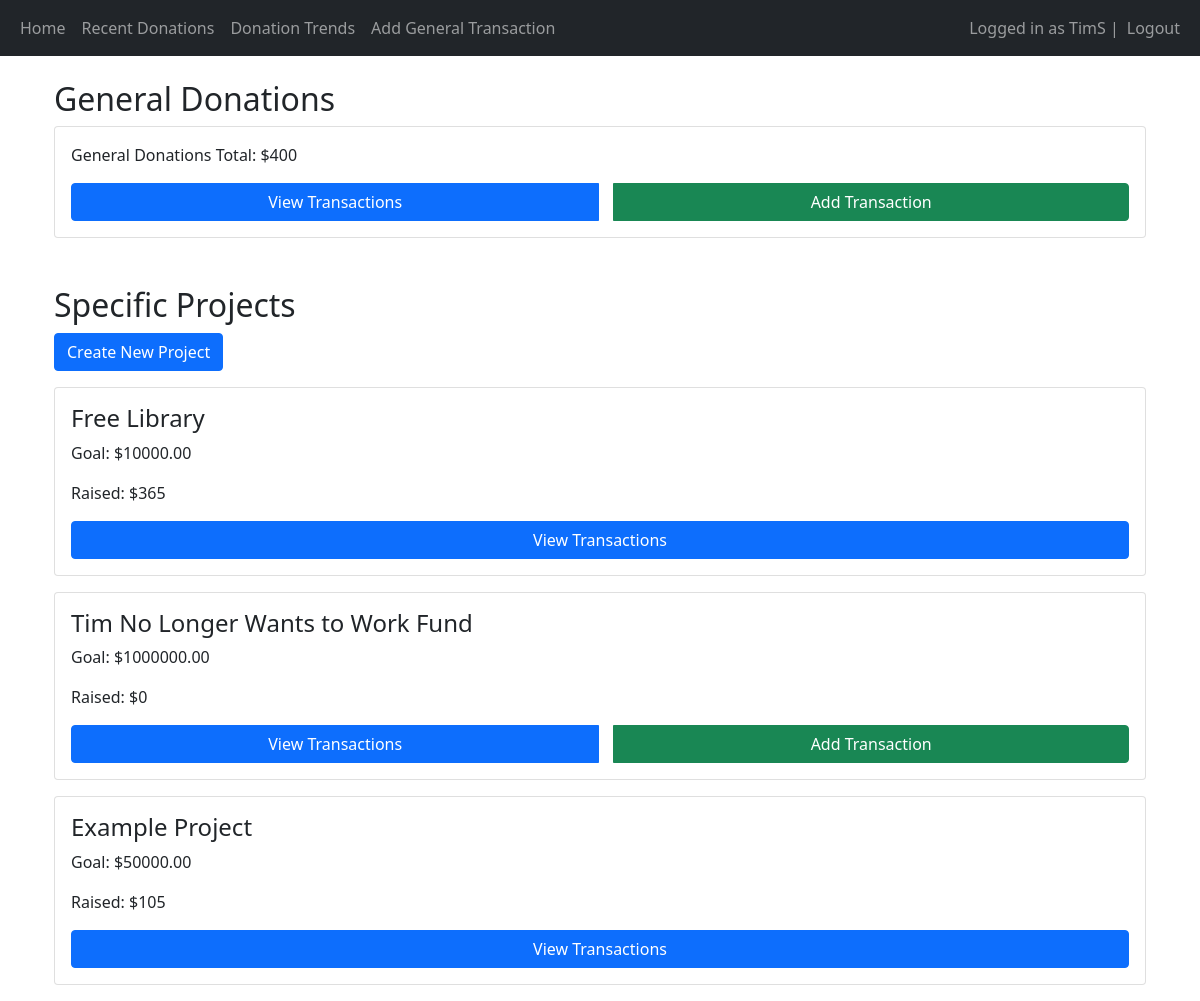
/ (signed in), run on the app's committed database.
### main/models.py (models this page shows, shortened)
class Project(models.Model):
    name = models.CharField(max_length=100)
    start_date = models.DateField()
    end_date = models.DateField()
    goal_amount = models.DecimalField(max_digits=10, decimal_places=2)
    description = models.TextField(null=True, blank=True)
    owner = models.ForeignKey(User, on_delete=models.CASCADE)

### main/views.py (the view)
# urls.py: path('', views.home, name='home'),
def home(request):
    general_total = Transaction.objects.filter(fund="general").aggregate(Sum('amount'))['amount__sum'] or 0
    projects = Project.objects.all()
    project_data = []
    for project in projects:
        total_raised = project.transactions.aggregate(Sum('amount'))['amount__sum'] or 0
        project_data.append({
            'project': project,
            'total_raised': total_raised,
            'is_owner': project.owner ==request.user
        })
    return render(request, 'main/home.html', {
        'general_total': general_total,
        'project_data': project_data
    })

### main/templates/main/home.html (shortened to what this page needs)
{% extends 'main/base.html' %}
{% block content %}
<div class="container mt-4">
    <h2>General Donations</h2>
    <div class="card p-3">
        <p>General Donations Total: ${{ general_total }}</p>
        <div class="btn-group">
            <a href="{% url 'view_general_transactions' %}" class="btn btn-primary">View Transactions</a>
            <a href="{% url 'add_general_transaction' %}" class="btn btn-success">Add Transaction</a>
        </div>
    </div>
    <h2 class="mt-5">Specific Projects</h2>
    <a href="{% url 'create_project' %}" class="btn btn-primary mb-3">Create New Project</a>
    {% for data in project_data %}
    <div class="card p-3 mb-3">
        <h4>{{ data.project.name }}</h4>
        <p>Goal: ${{ data.project.goal_amount }}</p>
        <p>Raised: ${{ data.total_raised }}</p>
        <div class="btn-group">
            <a href="{% url 'view_project_transactions' data.project.id %}" class="btn btn-primary">View Transactions</a>
            {% if data.is_owner %}
            <a href="{% url 'add_project_transaction' data.project.id %}" class="btn btn-success">Add Transaction</a>
            {% endif %}
        </div>
    </div>
    {% endfor %}
</div>
{% endblock %}

### main/templates/main/base.html (shortened to what this page needs)
<!DOCTYPE html>
<html lang="en">
<head>
    <link href="https://cdn.jsdelivr.net/npm/bootstrap@5.1.3/dist/css/bootstrap.min.css" rel="stylesheet">
</head>
<body>
    <nav class="navbar navbar-expand-lg navbar-dark bg-dark">
        <div class="container-fluid">
            <div>
                <ul class="navbar-nav">
                    <li class="nav-item">
                        <a class="nav-link" href="/home">Home</a>
                    </li>
                    <li class="nav-item">
                        <a class="nav-link" href="/donations">Recent Donations</a>
                    </li>
                    <li class="nav-item">
                        <a class="nav-link" href="/trends">Donation Trends</a>
                    </li>
                    <li class="nav-item">
                        <a class="nav-link" href="{% url 'add_general_transaction' %}">Add General Transaction</a>
                    </li>
                </ul>
            </div>
            <div>
                <ul class="navbar-nav">
                    {% if user.is_authenticated %}
                    <span class="navbar-text">Logged in as {{ user.username }} | </span>
                    <li class="nav-item">
                        <a class="nav-link" href="/logout">Logout</a>
                    </li>
                    {% else %}
                    <li class="nav-item">
                        <a class="nav-link" href="/login">Login</a>
                    </li>
                    {% endif %}
                </ul>
            </div>
        </div>
    </nav>
    <div class="container">
        {% block content %}{% endblock %}
    </div>
</body>
</html>

### main/templates/main/base.html (style rules this page uses)
.btn-group { display: flex; gap: 15px; justify-content: center; flex-wrap: wrap; }

### data on the page
Project: project.name "Free Library", project.goal_amount "10000.00", total_raised "365"
Project: project.name "Tim No Longer Wants to Work Fund", project.goal_amount "1000000.00", total_raised "0", shows "Add Transaction"
Project: project.name "Example Project", project.goal_amount "50000.00", total_raised "105"

### other printed values
{{ user.username }} "TimS"
{{ general_total }} "400"
